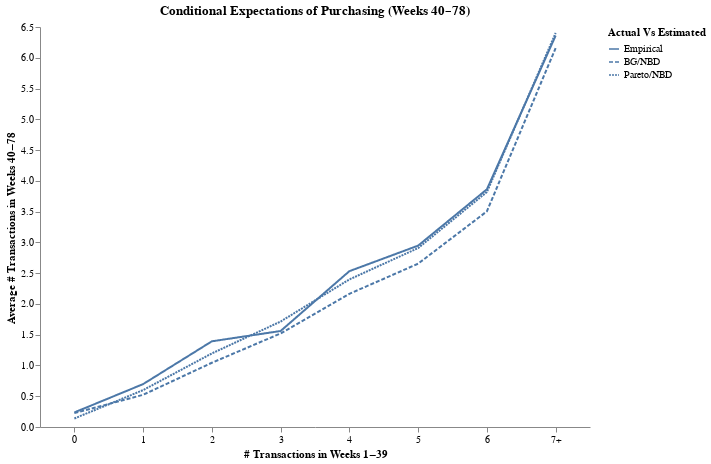

Notebook cell for this chart:
### Code cell
(
    alt.Chart(conditional_expectation).mark_line()
    .encode(x=alt.X('P1X:O', title='# Transactions in Weeks 1−39', axis=alt.Axis(labelAngle=0)), 
            y=alt.Y('CE P2X:Q', title='Average # Transactions in Weeks 40−78'), 
            strokeDash=alt.StrokeDash('Actual Vs Estimated:N', scale=alt.Scale(domain=['Empirical', 'BG/NBD', 'Pareto/NBD'])))
    .properties(
            width=550,
            height=400,
            title='Conditional Expectations of Purchasing (Weeks 40–78)'
        ).configure_view(stroke=None).configure_axisY(grid=False).configure_axisX(grid=False)         
)

### Figure 1 — Vega-Lite specification as saved in the notebook (floating-point values rounded to 4 significant figures)
{"$schema": "https://vega.github.io/schema/vega-lite/v5.20.1.json", "config": {"axisX": {"grid": false}, "axisY": {"grid": false}, "view": {"continuousHeight": 300, "continuousWidth": 300, "stroke": null}}, "data": {"name": "data-1eb8bb40374dffb98b1b2cad318b8e65"}, "datasets": {"data-1eb8bb40374dffb98b1b2cad318b8e65": [{"Actual Vs Estimated": "Empirical", "CE P2X": 0.2367, "P1X": "0"}, {"Actual Vs Estimated": "Empirical", "CE P2X": 0.697, "P1X": "1"}, {"Actual Vs Estimated": "Empirical", "CE P2X": 1.393, "P1X": "2"}, {"Actual Vs Estimated": "Empirical", "CE P2X": 1.56, "P1X": "3"}, {"Actual Vs Estimated": "Empirical", "CE P2X": 2.532, "P1X": "4"}, {"Actual Vs Estimated": "Empirical", "CE P2X": 2.947, "P1X": "5"}, {"Actual Vs Estimated": "Empirical", "CE P2X": 3.862, "P1X": "6"}, {"Actual Vs Estimated": "Empirical", "CE P2X": 6.359, "P1X": "7+"}, {"Actual Vs Estimated": "BG/NBD", "CE P2X": 0.2251, "P1X": "0"}, {"Actual Vs Estimated": "BG/NBD", "CE P2X": 0.5231, "P1X": "1"}, {"Actual Vs Estimated": "BG/NBD", "CE P2X": 1.044, "P1X": "2"}, {"Actual Vs Estimated": "BG/NBD", "CE P2X": 1.52, "P1X": "3"}, {"Actual Vs Estimated": "BG/NBD", "CE P2X": 2.164, "P1X": "4"}, {"Actual Vs Estimated": "BG/NBD", "CE P2X": 2.654, "P1X": "5"}, {"Actual Vs Estimated": "BG/NBD", "CE P2X": 3.504, "P1X": "6"}, {"Actual Vs Estimated": "BG/NBD", "CE P2X": 6.157, "P1X": "7+"}, {"Actual Vs Estimated": "Pareto/NBD", "CE P2X": 0.1384, "P1X": "0"}, {"Actual Vs Estimated": "Pareto/NBD", "CE P2X": 0.5995, "P1X": "1"}, {"Actual Vs Estimated": "Pareto/NBD", "CE P2X": 1.196, "P1X": "2"}, {"Actual Vs Estimated": "Pareto/NBD", "CE P2X": 1.714, "P1X": "3"}, {"Actual Vs Estimated": "Pareto/NBD", "CE P2X": 2.398, "P1X": "4"}, {"Actual Vs Estimated": "Pareto/NBD", "CE P2X": 2.907, "P1X": "5"}, {"Actual Vs Estimated": "Pareto/NBD", "CE P2X": 3.819, "P1X": "6"}, {"Actual Vs Estimated": "Pareto/NBD", "CE P2X": 6.403, "P1X": "7+"}]}, "encoding": {"strokeDash": {"field": "Actual Vs Estimated", "scale": {"domain": ["Empirical", "BG/NBD", "Pareto/NBD"]}, "type": "nominal"}, "x": {"axis": {"labelAngle": 0}, "field": "P1X", "title": "# Transactions in Weeks 1−39", "type": "ordinal"}, "y": {"field": "CE P2X", "title": "Average # Transactions in Weeks 40−78", "type": "quantitative"}}, "height": 400, "mark": {"type": "line"}, "title": "Conditional Expectations of Purchasing (Weeks 40–78)", "width": 550}
